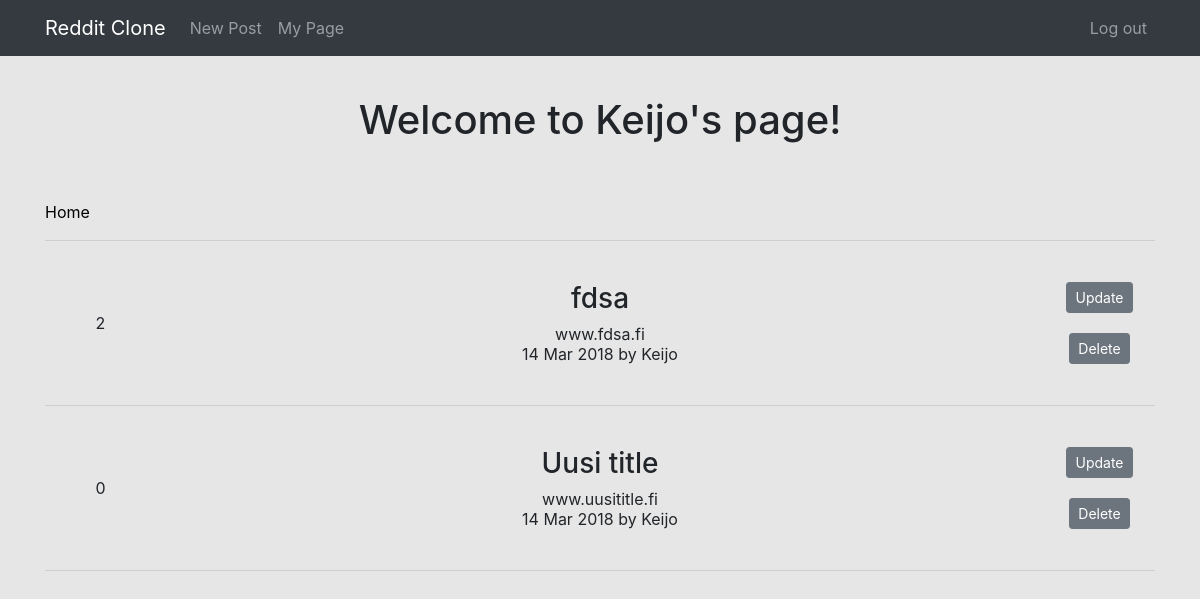
Screenshot of /posts/mypage/ (signed in) with the database file from the repository.
### posts/models.py (models this page shows)
class Post(models.Model):
    title = models.CharField(max_length=200)
    url = models.TextField()
    pub_date = models.DateTimeField()
    author = models.ForeignKey(settings.AUTH_USER_MODEL, on_delete=models.CASCADE)
    votes_total =  models.IntegerField(default=0)
    def pub_date_pretty(self):
        return self.pub_date.strftime('%e %b %Y')

### posts/views.py (the view)
# urls.py: url(r'mypage/', views.mypage, name='mypage'),
@login_required
def mypage(request):
    posts = Post.objects.filter(author=request.user).order_by('-votes_total', '-pub_date')
    return render(request, 'posts/allposts.html', {'posts':posts})

### posts/templates/posts/allposts.html (shortened to what this page needs)
{% extends 'base.html' %}
{% block content %}
<h1 class="text-center"> Welcome to {{ posts.first.author.username }}'s page! </h1>
<br/>
<br/>
<div class="container">
<a href="{% url 'home' %}"><span class="oi oi-arrow-left" title="Back" aria-hidden="true" style="color:black"> Home</span></a>
</div>
<div class="container text-center">
  {% if user.is_authenticated %}
  <hr />
  {% if request.user.username == posts.first.author.username %}
  {% for post in posts.all %}
  <br/>
  <table style="width:100%">
    <tr>
      <td class="text-center" style="width:10%">
          <br/>
        {{ post.votes_total }}<br/>
          <br/>
      </td>
      <td style="text-align:center">
      <h3>{{ post.title }}</h3>
      {{ post.url }}
      <br/>
      {{ post.pub_date_pretty }} by {{ post.author.username }}
      </td>
      <td style="width:10%; text-align:center">
        <a href="{% url 'posts:update' post.id %}" class="btn btn-secondary btn-sm" >Update</a><br/><br/>
        <a href="#" class="btn btn-secondary btn-sm" onclick="myFunction('delete{{ post.id }}')">Delete</a>
      </td>
    </tr>
  </table>
  <br/>
  <hr />
  {% endfor %}
  {% endif %}
  {% endif %}
</div>
{% endblock %}

### templates/base.html (style rules this page uses)
body { background-color: #e6e6e6; }

### rows the page displays
Post: first.author.username "Keijo", votes_total "2", title "fdsa", url "www.fdsa.fi", pub_date_pretty "14 Mar 2018", author.username "Keijo"
Post: votes_total "0", title "Uusi title", url "www.uusititle.fi", pub_date_pretty "14 Mar 2018", author.username "Keijo"
